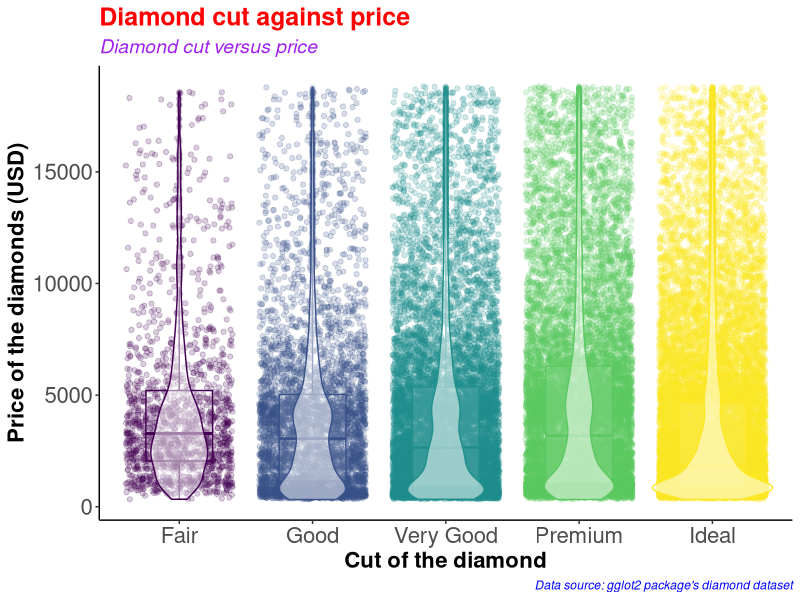
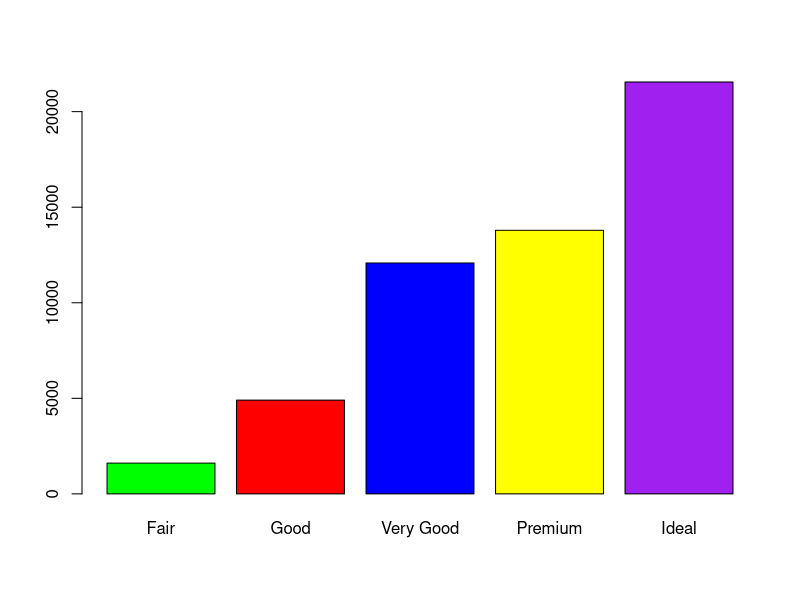
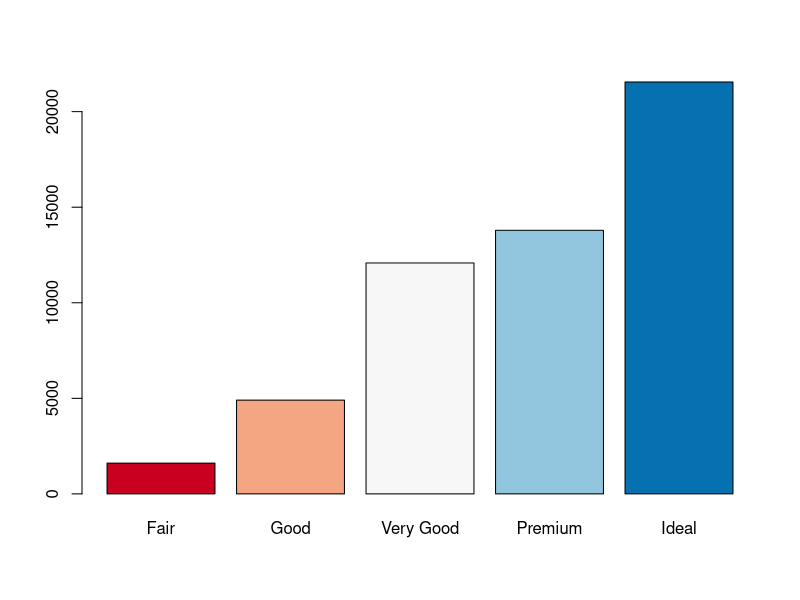
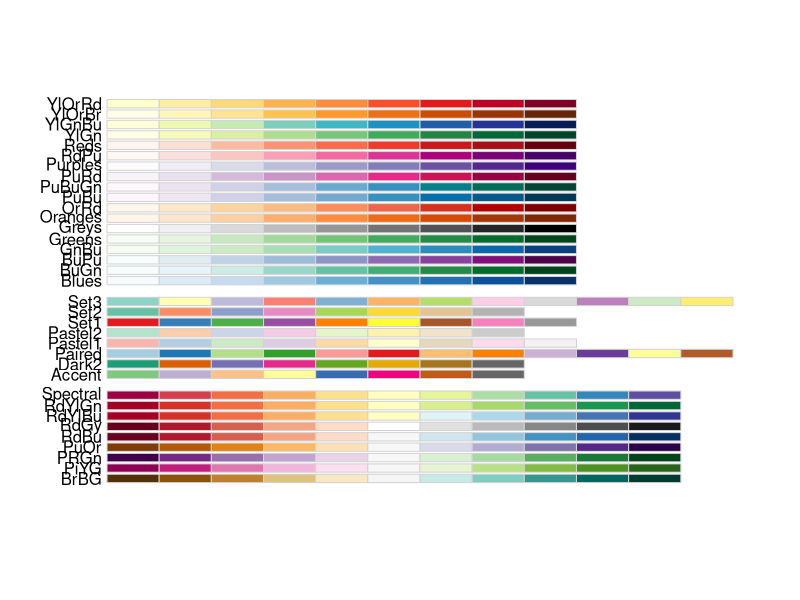
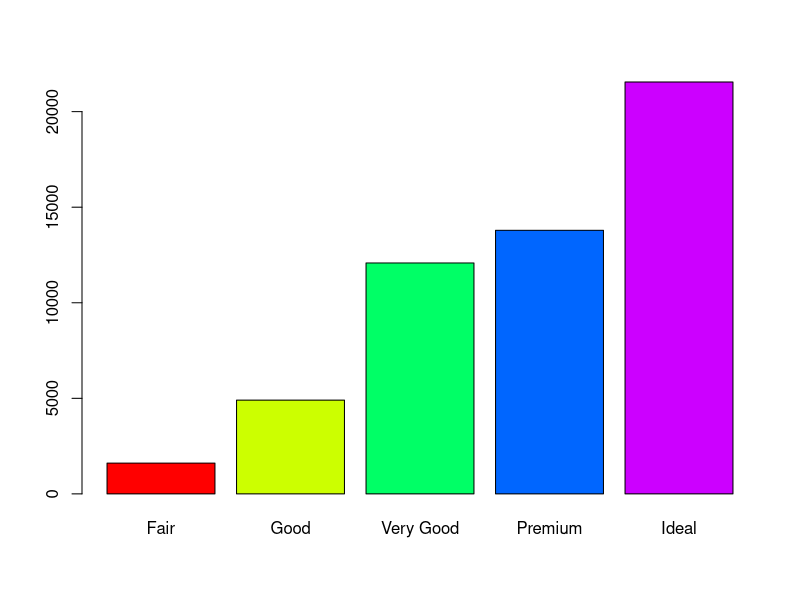
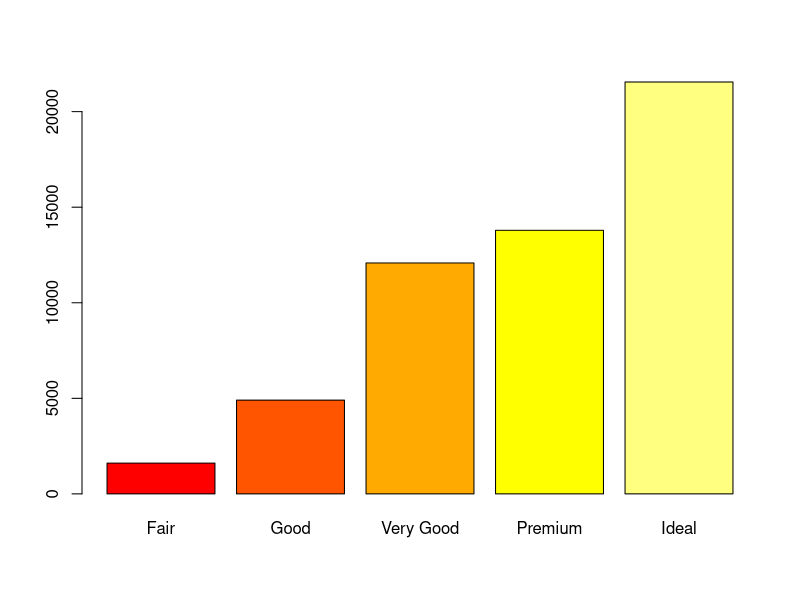
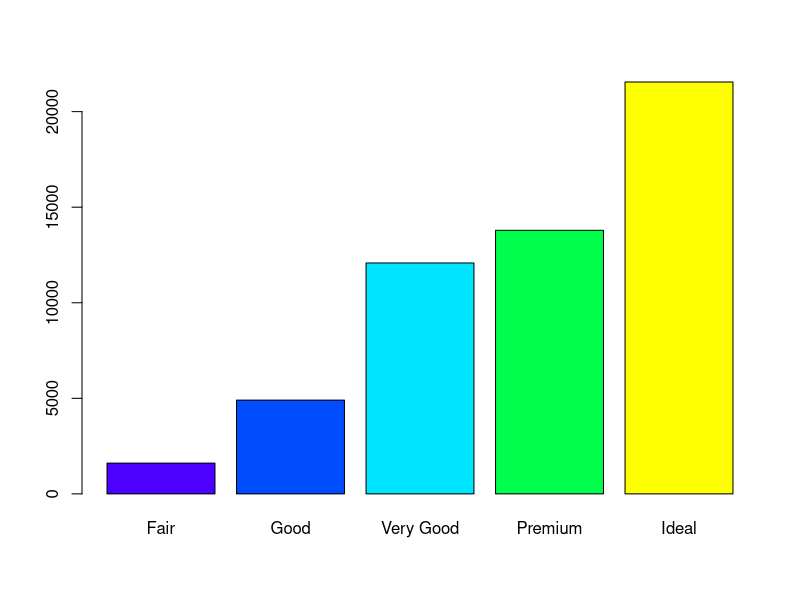
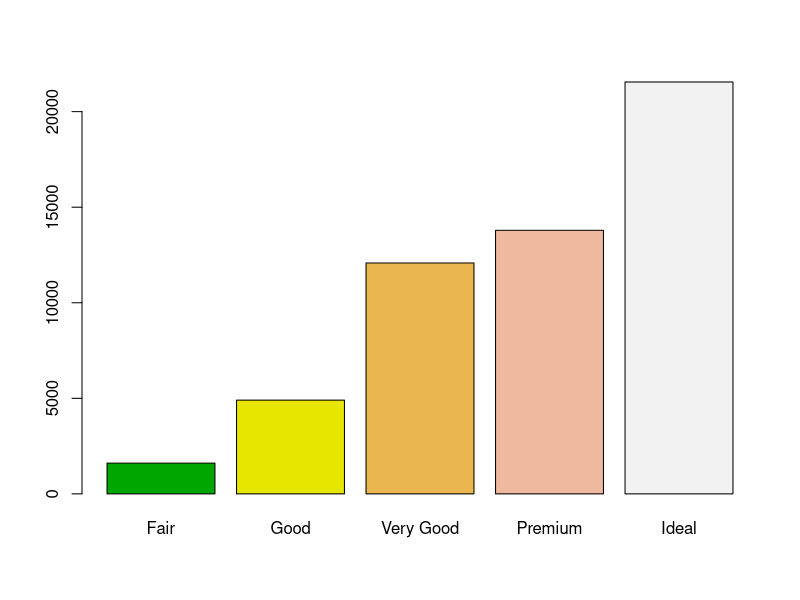

The R script that drew these images, in order:
#########################################
# Name: Wyclife Agumba Oluoch           #   
# E-mail: wyclifeoluoch@gmail.com       #
# GitHub: https://github.com/Wycology   #
# Task: Boxplot and violin plots in one #
# Date: 4th Jan 2021                    #
# Last edited: 10th Feb 2021            #
#########################################

# Loading the necessary libraries
library(tidyverse)
library(RColorBrewer)

diamonds_df <- diamonds # Cloning the diamonds data to a new object

diamonds_df %>% # Picking the data
  ggplot(aes(x = cut, y = price, color = cut)) + # Adding the mapping variables
  geom_point(position = "jitter", alpha = 0.2) + # Adding jitter and alpha
  geom_boxplot(alpha = 0.1, width = 0.5) +
  geom_violin(alpha = 0.5) +
  theme_classic() +
  theme(legend.position = "none") +
  labs(x = "Cut of the diamond",
       y = "Price of the diamonds (USD)",
       title = "Diamond cut against price",
       subtitle = "Diamond cut versus price",
       caption = "Data source: gglot2 package's diamond dataset") +
  theme(axis.text=element_text(size=16),
        axis.title=element_text(size=16,face="bold")) +
  theme(plot.title = element_text(color = 'red', size = 18, face = 'bold'),
        plot.subtitle = element_text(color = 'purple', size = 14, face = 'italic'),
        plot.caption = element_text(color = 'blue', face = 'italic'))

diamonds %>% 
  filter(cut == 'Very Good') %>% 
  nrow()

diamonds %>% 
  select(cut) %>% 
  table() %>% 
  barplot(col = c('green', 'red', 'blue', 'yellow', 'purple'))

# Instead of specifying the colors, we can simply use the color brewer panel 

diamonds %>% 
  select(cut) %>% 
  table() %>% 
  barplot(col = brewer.pal(n = 5, name = "RdBu"))
# To display more brewer colors options to use, run the following function:

display.brewer.all()

# Can also use rainbow colors

diamonds %>% 
  select(cut) %>% 
  table() %>% 
  barplot(col = rainbow(5))

# Can also use heat.colors
diamonds %>% 
  select(cut) %>% 
  table() %>% 
  barplot(col = heat.colors(5))

# Can also use topographic colors

diamonds %>% 
  select(cut) %>% 
  table() %>% 
  barplot(col = topo.colors(5))

# Can also use terrain colors
diamonds %>% 
  select(cut) %>% 
  table() %>% 
  barplot(col = terrain.colors(5))

# Can also use cm.colors
diamonds %>% 
  select(cut) %>% 
  table() %>% 
  barplot(col = cm.colors(5))

?getData
# That is awesome. Good for the day.
